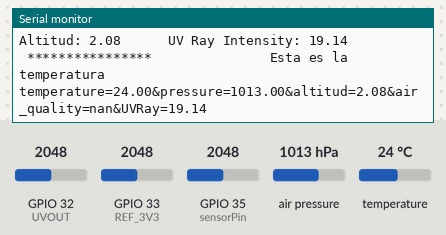
The sketch below on a simulated ESP32. Shown: the last lines printed to the serial monitor. The inputs (shaded band) are chosen by the test bench; at power-on: GPIO 32 (UVOUT) = 2048, GPIO 35 (sensorPin) = 2048, GPIO 33 (REF_3V3) = 2048, air pressure 1013 hPa, temperature 24 °C. WiFi joins after 1.5 s; servers stay silent unless stated; uploads are accepted with an empty reply.

Above: at 6.1 s.
6.2 s: GPIO 32 (UVOUT) set to 1422
At 6.83 s:
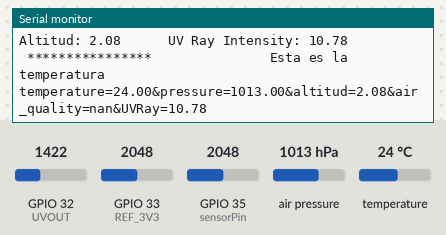
7.7 s: GPIO 32 (UVOUT) set to 1289
At 8.43 s:
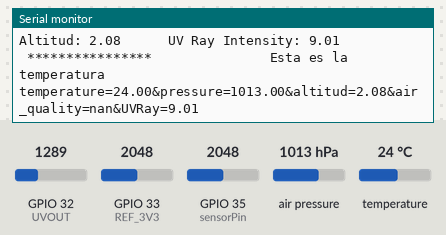
9.2 s: GPIO 35 (sensorPin) set to 944
At 10.04 s:
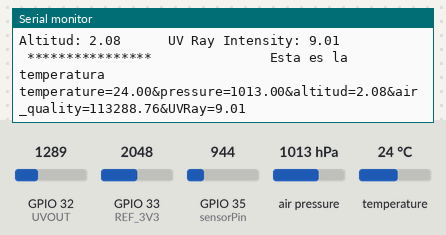
10.7 s: GPIO 35 (sensorPin) set to 1009
At 11.13 s:
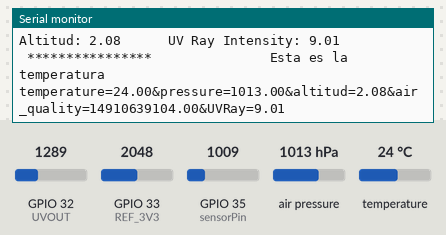
Timing chart, 0 to 13.7 s (numbered marks = the images above; inputs shaded):
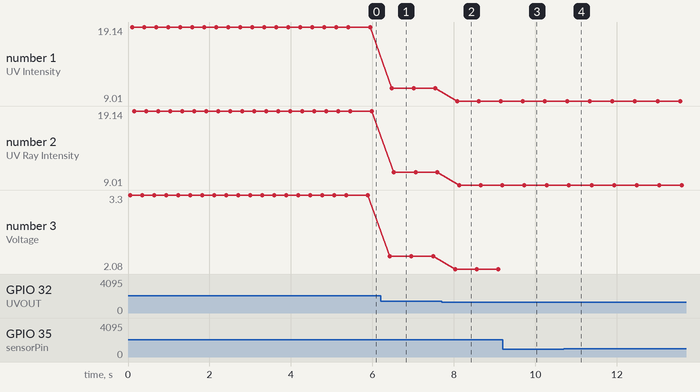

Measured:
- after the input at 6.2 s, the serial monitor: prints a new line after 0.22 s (image 1)
- after the input at 7.7 s, the serial monitor: prints a new line after 0.33 s (image 2)
- after the input at 9.2 s, the serial monitor: prints a new line after 0.43 s (image 3)
- after the input at 10.7 s, the serial monitor: prints a new line at once (image 4)
- plotted number 1: 19.14 → 10.78 after the input at 6.2 s, 10.78 → 9.01 after the input at 7.7 s
- plotted number 2: 19.14 → 10.78 after the input at 6.2 s, 10.78 → 9.01 after the input at 7.7 s
- plotted number 3: 3.3 → 2.29 after the input at 6.2 s

The sketch:

prueba_de_los_codigo.ino
```cpp
#include <Adafruit_BMP280.h>
//#define BLYNK_TEMPLATE_ID "TMPL2jwla9Bas"
//#define BLYNK_TEMPLATE_NAME "Meteorológica usando BMP280"
//#define BLYNK_AUTH_TOKEN "bPnYfdegw3W86lgdoAFvDlq_-q7ql53F"
//#define BLYNK_PRINT Serial
#include <WiFi.h>
#include <WiFiClient.h>
//#include <BlynkSimpleEsp32.h>
//char auth[] = BLYNK_AUTH_TOKEN;

char ssid[] = "CCAI_TESE";  // Este es el nombre del wifi
char pass[] = "TESE_ccai22";  // Esta es la contraseña del wifi
#include <HTTPClient.h>
const char* serverUrl = "http://192.168.166.103:3001/api/insert-data"; // URL del servidor Node.js
// aquí termina el codigo para enviar datos mediante el protocolo http

//BlynkTimer timer;
#include <Wire.h>
#include <SPI.h>
#include <Adafruit_BMP280.h>

Adafruit_BMP280 bmp; // I2C
// Adafruit_BMP280 bmp(BMP_CS); // hardware SPI
// Adafruit_BMP280 bmp(BMP_CS, BMP_MOSI, BMP_MISO,  BMP_SCK);

//codigo del sensor de gas MQ135
int sensorPin = 35; // Asigna el pin analógico A0 para leer la señal del sensor

float Vref = 5.0; // La referencia de voltaje del Arduino

float CO2Curve[3] = {2.3, 0.72, -0.34}; // Curva de calibración para el sensor MQ135

float Ro = 10; // Valor de resistencia de carga inicial para el sensor

float CO2; // La lectura de CO2

// aqui termina codigo de gas


// Hardware pin definitions
int UVOUT = 32;    // Pin analógico para la salida del sensor UV
int REF_3V3 = 33;  // Pin analógico para la referencia de 3.3V en la placa ESP32

#include <Ticker.h>
Ticker envioConstante; // biblioteca ticker
String data=""; // esta variable se va a mandar a atraves del protocolo http a nodejs , en cadena va a contener todos los valore que devuelven los sensores.

unsigned long tiempoInicio;

void setup()
{

  // envioConstante.attach(7,Envio7Segundos);

 // Blynk.begin(auth, ssid, pass);
  Serial.begin(9600);
  //analogSetAttenuation(ADC_11db);

  pinMode(UVOUT, INPUT);
  pinMode(REF_3V3, INPUT);

  Serial.println("ML8511 example");

   while ( !Serial ) delay(100);   // esperar usb nativo
  Serial.println(F("BMP280 test"));
  unsigned status;
  //status = bmp.begin(BMP280_DIRECCIÓN_ALT, BMP280_CHIPID);
  status = bmp.begin(0x77);
  if (!status) {
    Serial.println(F("No se pudo encontrar un sensor BMP280 válido, verifique el cableado o "
                      "¡Prueba con una dirección diferente!"));
    Serial.print("SensorID was: 0x"); Serial.println(bmp.sensorID(),16);
    Serial.print("        ID of 0xFF probablemente significa una mala dirección, a BMP 180 o BMP 085\n");
    Serial.print("   ID of 0x56-0x58 represents a BMP 280,\n");
    Serial.print("        ID of 0x60 represents a BME 280.\n");
    Serial.print("        ID of 0x61 represents a BME 680.\n");
    while (1) delay(10);
  }

  bmp.setSampling(Adafruit_BMP280::MODE_NORMAL,
                  Adafruit_BMP280::SAMPLING_X2,
      Adafruit_BMP280::SAMPLING_X16,
            Adafruit_BMP280::FILTER_X16,
                  Adafruit_BMP280::STANDBY_MS_500);


}

void loop()
{
      tiempoInicio = millis(); // Tomar el tiempo actual como referencia

//  HTTPClient http;
//  http.begin(serverUrl);
//  http.addHeader("Content-Type", "application/x-www-form-urlencoded");

  Serial.println("BMP280                Rayos Ultravioleta          Sensor de gas MQ135    ");
  // Configurar los encabezados de la solicitud

    float temperature = bmp.readTemperature(); // Leer la temperatura en grados Celsius
    //int temp =bmp.readTemperature();
    float pressure= bmp.readPressure() /100.0;
    float altitude=bmp.readAltitude(1013.25);

    //aqui inicia el sensor de gas MQ135

    int sensorValue = analogRead(sensorPin); // Lee el valor del sensor MQ135

  float Vout = (sensorValue / 1024.0) * Vref; // Convierte el valor analógico a voltaje

  float Rs = ((Vref - Vout) / Vout) * Ro; // Calcula la resistencia del sensor

  CO2 = pow(10, ((log(Rs / CO2Curve[0]) - CO2Curve[1]) / CO2Curve[2])); // Calcula la concentración de CO2 usando la curva de calibración

  //Aqui finaliza el sensor de gas MQ135


//    Serial.println("Se muetran los siguientes datos de Temperatura, Presión y Altitud cada 30 segundos");
//    Serial.print("Temperatura: ");
//    Serial.print(temperature);
bmp.readTemperature();
//    Serial.print(" *C");
//    Serial.print(" | ");
//    Serial.print(F("Presion: "));
//    //Serial.print(bmp.readPressure());
//    Serial.print(pressure);
//    Serial.print(" hPa");
//    Serial.print(" | ");
//    Serial.print(F("Altitud: "));
bmp.readAltitude(1013.25); /* ¡Ajustado al pronóstico local! */
//    Serial.print(" m");                    //Si no se sabe, se modificara hasta obtener su altitud actual
//    Serial.print(" | ");
//    Serial.print("CO2: "); // Imprime la lectura de CO2 en la consola
//    Serial.print(CO2);
//    Serial.println(" ppm");

//    Blynk.virtualWrite(V0, temperature);
//    Blynk.virtualWrite(V1, pressure);
//    Blynk.virtualWrite(V2, altitude);                                  //El "1019.66" es la presión (hPa) al nivel del mar por día en su región
//
  int uvLevel = averageAnalogRead(UVOUT);
  int refLevel = averageAnalogRead(REF_3V3);
  float outputVoltage = 3.3 / refLevel * uvLevel;
  float uvIntensity = mapfloat(outputVoltage, 0.99, 2.8, 0.0, 15.0);
//
//  Serial.print("ML8511 voltage: ");
//  Serial.print(outputVoltage);
//
//  Serial.print(" / UV Intensity (mW/cm^2): ");
//  Serial.print(uvIntensity);
//
//  Serial.print(" UV Ray Intensity: ");
//  Serial.print(uvIntensity);
//  Serial.print(" mW/cm^2");


//  Blynk.virtualWrite(V3, uvIntensity);
//
//  Blynk.run();
//     timer.run();
//Serial.print(temperature);
//Serial.print(" *C");
// Serial.print(F("Presion: "));
bmp.readPressure();
//Serial.print(pressure);
//Serial.print(" hPa");

// *********** aquí se muestra la información *****/
Serial.println("Temperatura: "+ String(temperature)+" "+ "   Voltage: "+String(outputVoltage)+"               CO2: "+" "+String(CO2));
Serial.println("Presion: "+String(pressure)+"       UV Intensity: "+String(uvIntensity));
Serial.println("Altitud: "+String(altitude)+"      UV Ray Intensity: "+String(uvIntensity));
Serial.println("");
//creando cadena de caracteres que contiene todos los datos que se van a mandar al servidor
  //data = "temperature="+String(temperature)+"&pressure="+String(pressure)+"&altitud="+String(altitude)+"&air_quality="+String(CO2)+"&UVRay="+String(uvIntensity); // Ejemplo de datos, puedes ajustar esto según tus necesidades
  /* envio de los datos al servidor */
 data = "temperature="+String(temperature)+"&pressure="+String(pressure)+"&altitud="+String(altitude)+"&air_quality="+String(CO2)+"&UVRay="+String(uvIntensity); // Ejemplo de datos, puedes ajustar esto según tus necesidades
Serial.println(" ****************               Esta es la temperatura ");


  // Finalizar la solicitud
// data = "temperature="+String(temperature)+"&pressure="+String(pressure)+"&altitud="+String(altitude)+"&air_quality="+String(CO2)+"&UVRay="+String(uvIntensity); // Ejemplo de datos, puedes ajustar esto según tus necesidades
//   data = "temperature="+String(temperature)+"&pressure="+String(pressure)+"&altitud="+String(altitude)+"&air_quality="+String(CO2)+"&UVRay="+String(uvIntensity); // Ejemplo de datos, puedes ajustar esto según tus necesidades


if ( tiempoInicio >= 5000) {


    data = "temperature="+String(temperature)+"&pressure="+String(pressure)+"&altitud="+String(altitude)+"&air_quality="+String(CO2)+"&UVRay="+String(uvIntensity); // Ejemplo de datos, puedes ajustar esto según tus necesidades
//   data = "temperature="+String(temperature)+"&pressure="+String(pressure)+"&altitud="+String(altitude)+"&air_quality="+String(CO2)+"&UVRay="+String(uvIntensity); // Ejemplo de datos, puedes ajustar esto según tus necesidades

//envioConstante.attach(1800,Envio30Minutos);
  Serial.println(data);
   HTTPClient http;
  http.begin(serverUrl);
  http.addHeader("Content-Type", "application/x-www-form-urlencoded");
  int httpResponseCode = http.POST(data);
  // Comprobar la respuesta del servidor
  if (httpResponseCode > 0) {
    String response = http.getString();
    Serial.println("Respuesta del servidor: " + response);
  } else {
    Serial.print("Error en la solicitud. Código de respuesta HTTP: ");
    Serial.println(httpResponseCode);
  }
  http.end();


}

}
void Envio7Segundos(){
   Serial.print(data);
  Serial.print("Sí entre o no ");
   HTTPClient http;
  http.begin(serverUrl);
  http.addHeader("Content-Type", "application/x-www-form-urlencoded");
  int httpResponseCode = http.POST(data);
  // Comprobar la respuesta del servidor
  if (httpResponseCode > 0) {
    String response = http.getString();
    Serial.println("Respuesta del servidor: " + response);
  } else {
    Serial.print("Error en la solicitud. Código de respuesta HTTP: ");
    Serial.println(httpResponseCode);
  }
}
  void Envio30Minutos(){
    HTTPClient http;
  http.begin(serverUrl);
  http.addHeader("Content-Type", "application/x-www-form-urlencoded");
  int httpResponseCode = http.POST(data);

  // Comprobar la respuesta del servidor
  if (httpResponseCode > 0) {
    String response = http.getString();
    Serial.println("Respuesta del servidor: " + response);
  } else {
    Serial.print("Error en la solicitud. Código de respuesta HTTP: ");
    Serial.println(httpResponseCode);
  }

}

int averageAnalogRead(int pinToRead)
{
  byte numberOfReadings = 8;
  unsigned int runningValue = 0;

  for (int x = 0; x < numberOfReadings; x++)
    runningValue += analogRead(pinToRead);
  runningValue /= numberOfReadings;

  return (runningValue);
}

float mapfloat(float x, float in_min, float in_max, float out_min, float out_max) {
  return (x - in_min) * (out_max - out_min) / (in_max - in_min) + out_min;
}
```
